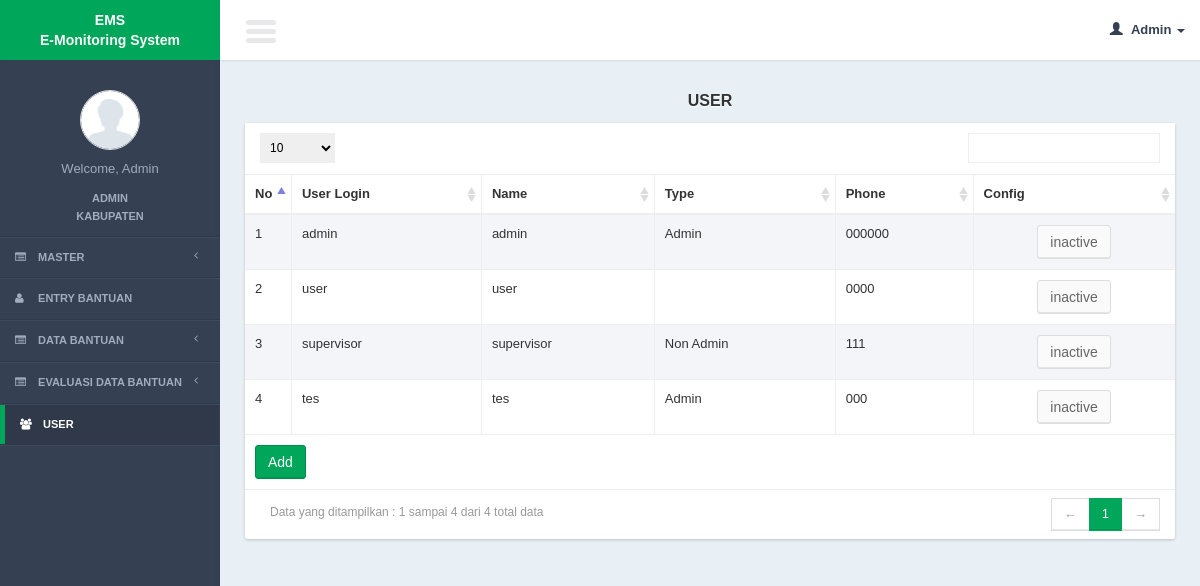
/controllers/user.php (signed in), run on the app's committed database.
### tables this page shows
CREATE TABLE IF NOT EXISTS `users` (
  `user_id` int(11) NOT NULL AUTO_INCREMENT,
  `user_type_id` int(11) DEFAULT NULL,
  `user_grade_id` int(11) NOT NULL,
  `user_loct_id` int(11) NOT NULL,
  `user_login` varchar(100) DEFAULT NULL,
  `user_password` varchar(100) DEFAULT NULL,
  `user_name` varchar(100) DEFAULT NULL,
  `user_phone` varchar(100) DEFAULT NULL,
  `user_img` text NOT NULL,
  `user_active_status` int(11) NOT NULL,
  PRIMARY KEY (`user_id`),
  KEY `user_location` (`user_loct_id`),
  KEY `user_type` (`user_type_id`)
);

CREATE TABLE IF NOT EXISTS `location_t` (
  `loct_t_id` int(11) NOT NULL AUTO_INCREMENT,
  `loct_t_nm` varchar(100) NOT NULL,
  PRIMARY KEY (`loct_t_id`)
);

### lib/function.php (called while the page is built, shortened)
<?php
function get_header($title = ""){
	include '../views/layout/header.php';
}
function get_footer(){
	include '../views/layout/footer.php';
}
function get_user_data(){
	$query_user = mysql_query("SELECT a.*, b.loct_t_nm, c.m_loct_nm FROM
								users a
							LEFT JOIN location_t b ON  a.user_grade_id = b.loct_t_id
							LEFT JOIN m_location c ON a.user_loct_id = c.m_loct_id
						 where a.user_id = '".$_SESSION['user_id']."'");
	$row_user = mysql_fetch_object($query_user);
	$name = ucfirst($row_user->user_name);
	switch($row_user->user_type_id){
		case 1: $type = "Admin"; break;
	}
	$user_img = $row_user->user_img;
	$user_grade = $row_user->loct_t_nm;
	$user_loct = $row_user->m_loct_nm;
	return array($name, $type, $user_img,$user_grade,$user_loct);
}
	?>

### models/user_model.php (called while the page is built, shortened)
<?php
function select(){
	$query = mysql_query("select * from users");
	return $query;
}
?>

### views/user/list.php (the view, shortened to what this page needs)
     <section class="content">
         <div class="row">
             <div class="col-xs-12">
                  <div class="title_page"> <?= $title ?></div>
                 <div class="box">
                     <div class="box-body2 table-responsive">
                         <table id="example1" class="table table-bordered table-striped">
                             <thead>
                                 <tr>
                                 <th width="5%">No</th>
                                     <th>User Login</th>
                                     <th>Name</th>
                                     <th>Type</th>
                                     <th>Phone</th>
                                     <th>Config</th>
                                 </tr>
                             </thead>
                             <tbody>
                                 <?php
                                $no = 1;
                                 while($row = mysql_fetch_array($query)){
                                 	if($row['user_active_status'] == '0'){
		$style ='style="color:#F00"';
		$link = 'active';
	}else{
		$style ='';
		$link = 'inactive';
	}
?>
                                 <tr <?=$style?> >
                                 	<td><?= $no?></td>
                                  	<td><?= $row['user_login']?></td>
                                     <td><?= $row['user_name']?></td>
                                     <?php
	$user_type = array('','Admin',"Non Admin");
                                     ?>
                                     <td><?= $user_type[$row['user_type_id']]?></td>
                                      <td><?= $row['user_phone']?></td>
                                     <td style="text-align:center;">
                                      	  <a href="javascript:void(0)" onclick="confirm_delete(<?= $row['user_id']; ?>,'user.php?page=<?=$link?>&id=')" class="btn btn-default" ><?=$link?></a>
                                     </td>
                                 </tr>
                                 <?php
$no++;
                                 }
                                 ?>
                             </tbody>
                               <tfoot>
                                 <tr>
                                     <td colspan="10"><a href="<?= $add_button ?>" class="btn btn-success " >Add</a></td>
                                 </tr>
                             </tfoot>
                         </table>
                     </div>
                 </div>
             </div>
         </div>
     </section>

### controllers/user.php (shortened to what this page needs)
<?php
include '../lib/function.php';
include '../models/user_model.php';
$page = (isset($_GET['page'])) ? $_GET['page'] : "list";
$title = ucfirst("user");
switch ($page) {
	case 'list':
		get_header($title);
		$query = select();
		$add_button = "user.php?page=form";
		include '../views/user/list.php';
		get_footer();
	break;
}
?>

### views/layout/header.php (shortened to what this page needs)
<!DOCTYPE html>
<html>
    <head>
        <link href="../css/bootstrap.min.css" rel="stylesheet" type="text/css" />
        <link href="../css/font-awesome.min.css" rel="stylesheet" type="text/css" />
        <link href="../css/ionicons.min.css" rel="stylesheet" type="text/css" />
        <link href="../css/datatables/dataTables.bootstrap.css" rel="stylesheet" type="text/css" />
        <link href="../css/AdminLTE.css" rel="stylesheet" type="text/css" />
        <link href="../css/popModal.css" type="text/css" rel="stylesheet" >
        <link href="../css/preview.css" type="text/css" rel="stylesheet" >
        <link href="../css/iCheck/all.css" rel="stylesheet" type="text/css" />
        <link href="../css/daterangepicker/daterangepicker-bs3.css" rel="stylesheet" type="text/css" />
        <link href="../css/timepicker/bootstrap-timepicker.min.css" rel="stylesheet"/>
       <link href="../css/datepicker/datepicker.css" rel="stylesheet">
      <link rel="stylesheet" type="text/css" href="../css/lookup/bootstrap-select.css">
    </head>
    <body class="skin-blue">
        <header class="header">
            <a href="../index.php" class="logo" >
             <table width="100%" border="0" cellspacing="0" cellpadding="0">
              <tr>
                  <td width="86%" align="center"><span style="font-size:14px; font-weight:bold; color:#FFF">EMS</span><br><span style="font-weight:bold;">E-Monitoring System</span></td>
              </tr>
            </table>
            </a>
            <nav class="navbar navbar-static-top" role="navigation">
                <a href="#" class="navbar-btn sidebar-toggle" data-toggle="offcanvas" role="button">
                    <span class="icon-bar"></span>
                    <span class="icon-bar"></span>
                    <span class="icon-bar"></span>
                </a>
                <div class="navbar-right">
                    <ul class="nav navbar-nav">
                        <li class="dropdown user user-menu">
                            <a href="#" class="dropdown-toggle" data-toggle="dropdown">
                                <i class="glyphicon glyphicon-user"></i>
                                <span>
                                    <?php
                                        $user_data = get_user_data();
                                        echo $user_data[0];
                                    ?>
                                     <i class="caret"></i></span>
                            </a>
                        </li>
                    </ul>
                </div>
            </nav>
        </header>
        <div class="wrapper row-offcanvas row-offcanvas-left">
            <?php
                include("../views/layout/left_side.php");
            ?>
            <aside class="right-side">

### views/layout/left_side.php (shortened to what this page needs)
<aside class="left-side sidebar-offcanvas">
               <section class="sidebar">
                   <div class="user-panel">
                       <div class="image" style="text-align:center; margin-bottom:10px; margin-top:10px;">
                       	<?php
                            $user_data = get_user_data();
						if($user_data[2]==""){
							$img = "../img/user/default.jpg";
						}else{
							$img = "../img/user/".$user_data[2];
						}
						?>
                           <img src="<?= $img ?>" class="img-circle" alt="User Image" />
                       </div>
                       <div class="success" style="text-align:center;">
                           <p style="color:#a0acbf; ">
                                       <?php
                                       echo "Welcome, ".$user_data[0];
                                       ?>
                               </p>
                           <a style="color:#a0acbf;  "><?= $user_data[1]?></a><br />
                           <a style="color:#a0acbf;  "><?= $user_data[3]?> <?= $user_data[4]?></a>
                       </div>
                   </div>
                   <ul class="sidebar-menu">
                         <li class="treeview <?php if(isset($_SESSION['menu_active']) && $_SESSION['menu_active'] == 1){ echo "active"; }?>">
                           <a href="#">
                               <i class="fa fa-list-alt"></i>
                               <span>Master </span>
                               <i class="fa fa-angle-left pull-right"></i>
                           </a>
                 </li>
                   <li <?php if(isset($_SESSION['menu_active']) && $_SESSION['menu_active'] == 2){ echo "class='active'"; } ?>>
                           <a href="entry_donation.php">
                               <i class="fa fa-user"></i>
                               <span>Entry Bantuan</span>
                           </a>
                		 </li>
                     <li class="treeview <?php if(isset($_SESSION['menu_active']) && $_SESSION['menu_active'] == 3){ echo "active"; }?>">
                          <a href="#">
                               <i class="fa fa-list-alt"></i>
                               <span>Data Bantuan </span>
                               <i class="fa fa-angle-left pull-right"></i>
                           </a>
                      </li>
                      <li class="treeview <?php if(isset($_SESSION['menu_active']) && $_SESSION['menu_active'] == 4){ echo "active"; }?>">
                           <a href="#">
                               <i class="fa fa-list-alt"></i>
                               <span>Evaluasi Data Bantuan </span>
                               <i class="fa fa-angle-left pull-right"></i>
                           </a>
                 </li>
                   <?php
                   if($_SESSION['user_type_id'] == 1){
				?>
                 <li <?php if(isset($_SESSION['menu_active']) && $_SESSION['menu_active'] == 8){ echo "class='active'"; } ?>>
                           <a href="user.php">
                               <i class="fa fa-users"></i>
                               <span>User</span>
                           </a>
                 </li>
                <?php
				}
			 ?>
                   </ul>
               </section>
           </aside>

### views/layout/footer.php (shortened to what this page needs)
            </aside>
        </div>
    </body>
</html>

### data on the page
users: user_img (placeholder picture), location_t.loct_t_nm "KABUPATEN", user_login "admin", user_name "admin", user_type "Admin", user_phone "000000", user_active_status "inactive"
users: user_login "user", user_name "user", user_phone "0000", user_active_status "inactive"
users: user_login "supervisor", user_name "supervisor", user_type "Non Admin", user_phone "111", user_active_status "inactive"
users: user_login "tes", user_name "tes", user_type "Admin", user_phone "000", user_active_status "inactive"

### other printed values
$user_data[0] "Admin"
$user_data[1] "ADMIN"
$title "USER"
